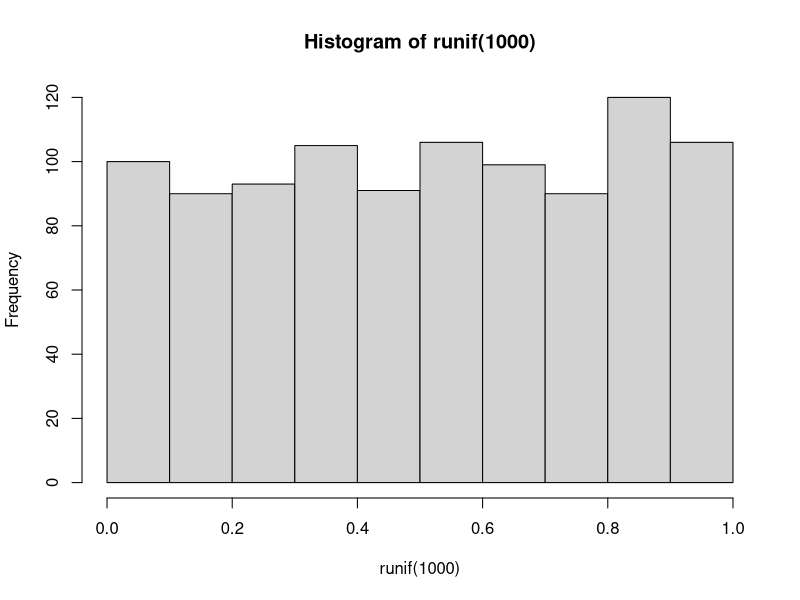
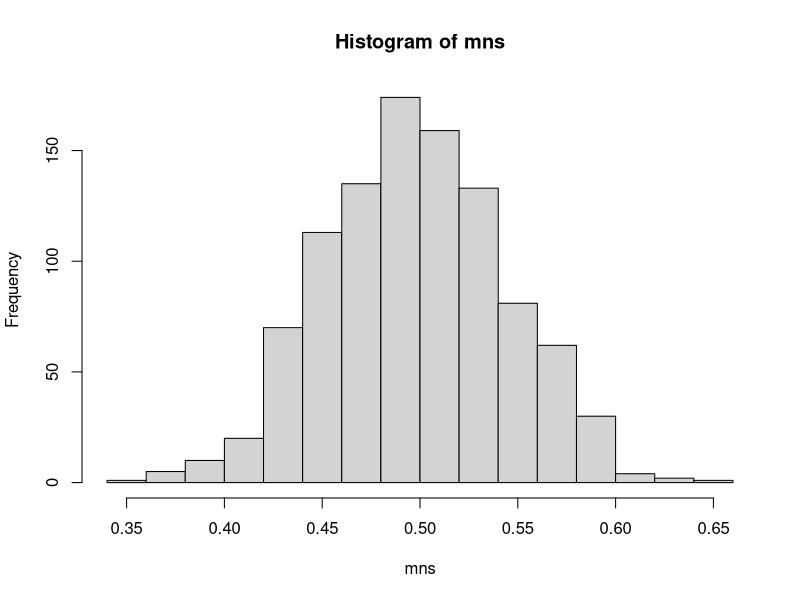

These charts were generated, in order, by the following R code:
## ---- chunk 1
hist(runif(1000))
## ---- chunk 2
mns = NULL
for (i in 1 : 1000) mns = c(mns, mean(runif(40)))
hist(mns)
## ---- chunk 3
library("datasets")

dftg <- ToothGrowth

head(dftg)
?ToothGrowth
